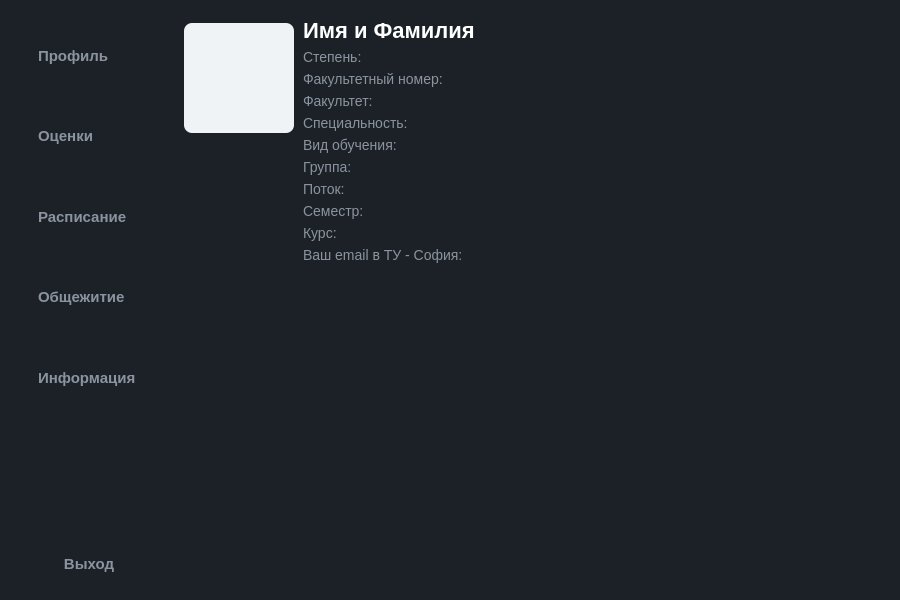
<?xml version="1.0" encoding="UTF-8"?>
<ui version="4.0">
 <class>DashboardWindow</class>
 <widget class="QMainWindow" name="DashboardWindow">
  <property name="geometry">
   <rect>
    <x>0</x>
    <y>0</y>
    <width>900</width>
    <height>600</height>
   </rect>
  </property>
  <property name="sizePolicy">
   <sizepolicy hsizetype="Preferred" vsizetype="Preferred">
    <horstretch>0</horstretch>
    <verstretch>0</verstretch>
   </sizepolicy>
  </property>
  <property name="minimumSize">
   <size>
    <width>900</width>
    <height>600</height>
   </size>
  </property>
  <property name="maximumSize">
   <size>
    <width>900</width>
    <height>600</height>
   </size>
  </property>
  <property name="windowTitle">
   <string>UniApp Dashboard</string>
  </property>
  <property name="styleSheet">
   <string notr="true">QWidget#centralwidget {
    background-color: #1C2128;
}

QPushButton {
    background-color: transparent;
    color: #8B949E;
    font-family: &quot;Segoe UI&quot;, sans-serif;
    font-size: 15px;
    font-weight: bold;
    text-align: left;
    padding: 12px 20px;
    border: none;
    border-radius: 0px;
}

QPushButton:hover {
    background-color: #2D333B;
    color: #FFFFFF;
    border-left: 4px solid #0056A4;
}

QPushButton#btn_logout {
    background-color: transparent;
    color: #8B949E;
    border: 1px solid transparent;
    border-radius: 8px;
    padding: 8px 16px;
    text-align: center;
    font-family: &quot;Segoe UI&quot;, sans-serif;
    font-size: 15px;
    font-weight: bold;
}

QPushButton#btn_logout:hover {
    background-color: rgba(239, 68, 68, 0.15);
    color: #ef4444;
    border: 1px solid rgba(239, 68, 68, 0.3);
}

QPushButton#btn_logout:pressed {
    background-color: #dc2626;
    color: white;
    border: 1px solid #dc2626;
}

QTableWidget {
    background-color: #1C2128;
    color: #FFFFFF;
    font-family: &quot;Segoe UI&quot;, sans-serif;
    font-size: 13px;
    border: none;
    gridline-color: #373E47;
}

QHeaderView::section {
    background-color: #22272E;
    color: #8B949E;
    font-weight: bold;
    padding: 8px;
    border: 1px solid #373E47;
}

/* --- PROFILE --- */

QLabel#lbl_avatar {
    background-color: #F0F3F6;
    border: none;
    border-radius: 8px; 
    padding: 4px;
}

#page_profile QLabel {
    color: #8B949E;
    font-family: &quot;Segoe UI&quot;, sans-serif;
    font-size: 14px;
    font-weight: normal;
    font-style: normal;
}

QLabel#lbl_name {
    color: #FFFFFF;
    font-family: &quot;Segoe UI&quot;, sans-serif;
    font-size: 22px;
    font-weight: bold;
}

/* --- SCHEDULE --- */

QComboBox {
    background-color: #22272E;
    color: #FFFFFF;
    border: 1px solid #373E47;
    border-radius: 6px;
    padding: 4px 12px;
    min-height: 32px; 
    font-family: &quot;Segoe UI&quot;, sans-serif;
    font-size: 14px;
}

QComboBox:hover {
    border: 1px solid #8B949E;
}

QComboBox:!enabled, QComboBox::drop-down:!enabled {
    color: #8B949E;
}

QComboBox::drop-down {
    subcontrol-origin: padding;
    subcontrol-position: top right;
    width: 30px;
    border-left: 1px solid #373E47; 
    border-top-right-radius: 6px;
    border-bottom-right-radius: 6px;
}

QComboBox::down-arrow {
	image: url(:/assets/arrow.svg);
	width: 16px;
	height: 16px;
}

QComboBox::down-arrow:on {
    top: 1px;
}

QComboBox QAbstractItemView {
    background-color: #22272E;
    color: #FFFFFF;
    border: 1px solid #373E47;
    border-radius: 4px;
    selection-background-color: #0056A4;
    selection-color: #FFFFFF;
    outline: none; 
    padding: 4px;
}

/* --- INFO --- */

QLabel#lbl_info_text {
    padding: 20px;
    line-height: 1.6;
    color: #C9D1D9;
    font-size: 14px;
}

QGroupBox {
    border: 1px solid #30363D;
    border-radius: 10px;
    background-color: #161B22;
    margin-top: 15px;
    font-size: 14px;
    color: #FFFFFF;
}

QGroupBox::title {
    subcontrol-origin: margin;
    subcontrol-position: top left;
    left: 10px;
    padding: 0 5px;
}

QLabel#lbl_title {
    font-size: 32px;
    font-weight: 600;
    color: #FFFFFF;
    margin-top: 20px;
    margin-bottom: 5px;
}

QLabel#lbl_slogan {
    font-size: 16px;
    font-style: italic;
    color: #58A6FF;
    margin-bottom: 30px;
}

/* --- DORM --- */

QLabel#label_7 {
    font-size: 24px;
    font-weight: bold;
    color: #FFFFFF;
    margin-bottom: 10px;
    padding-top: 20px;
}

QTableWidget::item {
    padding: 8px 4px;
}

QLabel#label_8 {
    background-color: #21262d;
    border: 1px solid #30363d;
    border-radius: 8px;
    padding: 16px;
    color: #c9d1d9;
    font-size: 14px;
}</string>
  </property>
  <widget class="QWidget" name="centralwidget">
   <layout class="QHBoxLayout" name="horizontalLayout_2">
    <item>
     <layout class="QHBoxLayout" name="horizontalLayout">
      <item>
       <widget class="QWidget" name="menuWidget" native="true">
        <property name="minimumSize">
         <size>
          <width>160</width>
          <height>0</height>
         </size>
        </property>
        <property name="maximumSize">
         <size>
          <width>200</width>
          <height>16777215</height>
         </size>
        </property>
        <layout class="QVBoxLayout" name="verticalLayout">
         <item>
          <widget class="QPushButton" name="btn_profile">
           <property name="sizePolicy">
            <sizepolicy hsizetype="Minimum" vsizetype="Expanding">
             <horstretch>0</horstretch>
             <verstretch>0</verstretch>
            </sizepolicy>
           </property>
           <property name="cursor">
            <cursorShape>PointingHandCursor</cursorShape>
           </property>
           <property name="text">
            <string>Профиль</string>
           </property>
          </widget>
         </item>
         <item>
          <widget class="QPushButton" name="btn_grades">
           <property name="sizePolicy">
            <sizepolicy hsizetype="Minimum" vsizetype="Expanding">
             <horstretch>0</horstretch>
             <verstretch>0</verstretch>
            </sizepolicy>
           </property>
           <property name="cursor">
            <cursorShape>PointingHandCursor</cursorShape>
           </property>
           <property name="text">
            <string>Оценки</string>
           </property>
          </widget>
         </item>
         <item>
          <widget class="QPushButton" name="btn_schedule">
           <property name="sizePolicy">
            <sizepolicy hsizetype="Minimum" vsizetype="Expanding">
             <horstretch>0</horstretch>
             <verstretch>0</verstretch>
            </sizepolicy>
           </property>
           <property name="cursor">
            <cursorShape>PointingHandCursor</cursorShape>
           </property>
           <property name="text">
            <string>Расписание</string>
           </property>
          </widget>
         </item>
         <item>
          <widget class="QPushButton" name="btn_dorm">
           <property name="sizePolicy">
            <sizepolicy hsizetype="Minimum" vsizetype="Expanding">
             <horstretch>0</horstretch>
             <verstretch>0</verstretch>
            </sizepolicy>
           </property>
           <property name="cursor">
            <cursorShape>PointingHandCursor</cursorShape>
           </property>
           <property name="text">
            <string>Общежитие</string>
           </property>
          </widget>
         </item>
         <item>
          <widget class="QPushButton" name="btn_info">
           <property name="sizePolicy">
            <sizepolicy hsizetype="Minimum" vsizetype="Expanding">
             <horstretch>0</horstretch>
             <verstretch>0</verstretch>
            </sizepolicy>
           </property>
           <property name="cursor">
            <cursorShape>PointingHandCursor</cursorShape>
           </property>
           <property name="text">
            <string>Информация</string>
           </property>
          </widget>
         </item>
         <item>
          <spacer name="verticalSpacer">
           <property name="orientation">
            <enum>Qt::Orientation::Vertical</enum>
           </property>
           <property name="sizeType">
            <enum>QSizePolicy::Policy::Fixed</enum>
           </property>
           <property name="sizeHint" stdset="0">
            <size>
             <width>20</width>
             <height>125</height>
            </size>
           </property>
          </spacer>
         </item>
         <item>
          <widget class="QPushButton" name="btn_logout">
           <property name="cursor">
            <cursorShape>PointingHandCursor</cursorShape>
           </property>
           <property name="text">
            <string>Выход</string>
           </property>
          </widget>
         </item>
        </layout>
       </widget>
      </item>
      <item>
       <widget class="QStackedWidget" name="stackedWidget">
        <widget class="QWidget" name="page_profile">
         <layout class="QHBoxLayout" name="horizontalLayout_4">
          <item>
           <layout class="QVBoxLayout" name="verticalLayout_3">
            <item>
             <widget class="QLabel" name="lbl_avatar">
              <property name="sizePolicy">
               <sizepolicy hsizetype="Fixed" vsizetype="Fixed">
                <horstretch>0</horstretch>
                <verstretch>0</verstretch>
               </sizepolicy>
              </property>
              <property name="minimumSize">
               <size>
                <width>110</width>
                <height>110</height>
               </size>
              </property>
              <property name="maximumSize">
               <size>
                <width>100</width>
                <height>100</height>
               </size>
              </property>
              <property name="text">
               <string/>
              </property>
              <property name="pixmap">
               <pixmap resource="resources.qrc">:/assets/logo_tu.png</pixmap>
              </property>
              <property name="alignment">
               <set>Qt::AlignmentFlag::AlignCenter</set>
              </property>
             </widget>
            </item>
            <item>
             <spacer name="verticalSpacer_2">
              <property name="orientation">
               <enum>Qt::Orientation::Vertical</enum>
              </property>
              <property name="sizeHint" stdset="0">
               <size>
                <width>20</width>
                <height>40</height>
               </size>
              </property>
             </spacer>
            </item>
           </layout>
          </item>
          <item>
           <spacer name="horizontalSpacer_2">
            <property name="orientation">
             <enum>Qt::Orientation::Horizontal</enum>
            </property>
            <property name="sizeType">
             <enum>QSizePolicy::Policy::Fixed</enum>
            </property>
            <property name="sizeHint" stdset="0">
             <size>
              <width>3</width>
              <height>20</height>
             </size>
            </property>
           </spacer>
          </item>
          <item>
           <layout class="QVBoxLayout" name="verticalLayout_4">
            <item>
             <widget class="QLabel" name="lbl_name">
              <property name="text">
               <string>Имя и Фамилия</string>
              </property>
             </widget>
            </item>
            <item>
             <widget class="QLabel" name="lbl_degree">
              <property name="text">
               <string>Степень:</string>
              </property>
             </widget>
            </item>
            <item>
             <widget class="QLabel" name="lbl_facultyno">
              <property name="text">
               <string>Факультетный номер:</string>
              </property>
              <property name="textFormat">
               <enum>Qt::TextFormat::PlainText</enum>
              </property>
             </widget>
            </item>
            <item>
             <widget class="QLabel" name="lbl_faculty">
              <property name="text">
               <string>Факультет:</string>
              </property>
              <property name="textFormat">
               <enum>Qt::TextFormat::PlainText</enum>
              </property>
             </widget>
            </item>
            <item>
             <widget class="QLabel" name="lbl_speciality">
              <property name="text">
               <string>Специальность:</string>
              </property>
              <property name="textFormat">
               <enum>Qt::TextFormat::PlainText</enum>
              </property>
             </widget>
            </item>
            <item>
             <widget class="QLabel" name="lbl_typestyding">
              <property name="text">
               <string>Вид обучения:</string>
              </property>
              <property name="textFormat">
               <enum>Qt::TextFormat::PlainText</enum>
              </property>
             </widget>
            </item>
            <item>
             <widget class="QLabel" name="lbl_group">
              <property name="text">
               <string>Группа:</string>
              </property>
              <property name="textFormat">
               <enum>Qt::TextFormat::PlainText</enum>
              </property>
             </widget>
            </item>
            <item>
             <widget class="QLabel" name="lbl_stream">
              <property name="text">
               <string>Поток:</string>
              </property>
              <property name="textFormat">
               <enum>Qt::TextFormat::PlainText</enum>
              </property>
             </widget>
            </item>
            <item>
             <widget class="QLabel" name="lbl_semester">
              <property name="text">
               <string>Семестр:</string>
              </property>
             </widget>
            </item>
            <item>
             <widget class="QLabel" name="lbl_course">
              <property name="text">
               <string>Курс:</string>
              </property>
             </widget>
            </item>
            <item>
             <widget class="QLabel" name="lbl_tuemail">
              <property name="text">
               <string>Ваш email в ТУ - София:</string>
              </property>
             </widget>
            </item>
            <item>
             <spacer name="verticalSpacer_3">
              <property name="orientation">
               <enum>Qt::Orientation::Vertical</enum>
              </property>
              <property name="sizeHint" stdset="0">
               <size>
                <width>20</width>
                <height>40</height>
               </size>
              </property>
             </spacer>
            </item>
           </layout>
          </item>
          <item>
           <spacer name="horizontalSpacer">
            <property name="orientation">
             <enum>Qt::Orientation::Horizontal</enum>
            </property>
            <property name="sizeHint" stdset="0">
             <size>
              <width>40</width>
              <height>20</height>
             </size>
            </property>
           </spacer>
          </item>
         </layout>
        </widget>
        <widget class="QWidget" name="page_grades">
         <layout class="QVBoxLayout" name="verticalLayout_2">
          <item>
           <widget class="QTableWidget" name="tableWidget">
            <column>
             <property name="text">
              <string>Предмет</string>
             </property>
            </column>
            <column>
             <property name="text">
              <string>Тип контроля</string>
             </property>
            </column>
            <column>
             <property name="text">
              <string>Оценка</string>
             </property>
            </column>
            <column>
             <property name="text">
              <string>Поправительная</string>
             </property>
            </column>
            <column>
             <property name="text">
              <string>Итоговая оценка</string>
             </property>
            </column>
           </widget>
          </item>
         </layout>
        </widget>
        <widget class="QWidget" name="page_schedule">
         <layout class="QVBoxLayout" name="verticalLayout_6">
          <item>
           <layout class="QVBoxLayout" name="layout_schedule">
            <item>
             <widget class="QComboBox" name="combo_faculty">
              <property name="font">
               <font>
                <family>Segoe UI</family>
                <pointsize>-1</pointsize>
               </font>
              </property>
             </widget>
            </item>
            <item>
             <widget class="QComboBox" name="combo_speciality">
              <property name="font">
               <font>
                <family>Segoe UI</family>
                <pointsize>-1</pointsize>
               </font>
              </property>
              <property name="currentIndex">
               <number>-1</number>
              </property>
             </widget>
            </item>
            <item>
             <widget class="QComboBox" name="combo_course">
              <property name="font">
               <font>
                <family>Segoe UI</family>
                <pointsize>-1</pointsize>
               </font>
              </property>
             </widget>
            </item>
            <item>
             <widget class="QComboBox" name="combo_stream">
              <property name="font">
               <font>
                <family>Segoe UI</family>
                <pointsize>-1</pointsize>
               </font>
              </property>
              <property name="currentIndex">
               <number>-1</number>
              </property>
             </widget>
            </item>
            <item>
             <widget class="QPushButton" name="btn_open_schedule">
              <property name="cursor">
               <cursorShape>PointingHandCursor</cursorShape>
              </property>
              <property name="text">
               <string>Показать расписание</string>
              </property>
             </widget>
            </item>
            <item>
             <widget class="QPushButton" name="btn_update_data">
              <property name="text">
               <string>Обновить данные</string>
              </property>
             </widget>
            </item>
            <item>
             <spacer name="verticalSpacer_4">
              <property name="orientation">
               <enum>Qt::Orientation::Vertical</enum>
              </property>
              <property name="sizeHint" stdset="0">
               <size>
                <width>20</width>
                <height>40</height>
               </size>
              </property>
             </spacer>
            </item>
           </layout>
          </item>
         </layout>
        </widget>
        <widget class="QWidget" name="page_dorm">
         <layout class="QVBoxLayout" name="verticalLayout_10">
          <item>
           <layout class="QVBoxLayout" name="verticalLayout_9">
            <item>
             <widget class="QLabel" name="label_7">
              <property name="layoutDirection">
               <enum>Qt::LayoutDirection::RightToLeft</enum>
              </property>
              <property name="text">
               <string>Общежитие</string>
              </property>
              <property name="alignment">
               <set>Qt::AlignmentFlag::AlignCenter</set>
              </property>
             </widget>
            </item>
            <item>
             <widget class="QLabel" name="label_8">
              <property name="text">
               <string>Информация об общежитии</string>
              </property>
              <property name="wordWrap">
               <bool>true</bool>
              </property>
             </widget>
            </item>
            <item>
             <spacer name="verticalSpacer_6">
              <property name="orientation">
               <enum>Qt::Orientation::Vertical</enum>
              </property>
              <property name="sizeType">
               <enum>QSizePolicy::Policy::Fixed</enum>
              </property>
              <property name="sizeHint" stdset="0">
               <size>
                <width>20</width>
                <height>350</height>
               </size>
              </property>
             </spacer>
            </item>
           </layout>
          </item>
         </layout>
        </widget>
        <widget class="QWidget" name="page_info">
         <layout class="QVBoxLayout" name="verticalLayout_7">
          <item>
           <layout class="QVBoxLayout" name="verticalLayout_5">
            <item>
             <widget class="QLabel" name="lbl_title">
              <property name="font">
               <font>
                <family>Segoe UI Semibold</family>
                <pointsize>-1</pointsize>
                <fontweight>DemiBold</fontweight>
               </font>
              </property>
              <property name="text">
               <string>UniApp</string>
              </property>
              <property name="alignment">
               <set>Qt::AlignmentFlag::AlignCenter</set>
              </property>
             </widget>
            </item>
            <item>
             <widget class="QLabel" name="lbl_slogan">
              <property name="text">
               <string>Make it easy.</string>
              </property>
              <property name="alignment">
               <set>Qt::AlignmentFlag::AlignHCenter|Qt::AlignmentFlag::AlignTop</set>
              </property>
             </widget>
            </item>
            <item>
             <widget class="QGroupBox" name="groupBox">
              <property name="title">
               <string>Техническая информация</string>
              </property>
              <property name="alignment">
               <set>Qt::AlignmentFlag::AlignCenter</set>
              </property>
              <layout class="QVBoxLayout" name="verticalLayout_8">
               <item>
                <widget class="QLabel" name="lbl_info_text">
                 <property name="text">
                  <string>&lt;p style=&quot;line-height: 160%;&quot;&gt;
    &lt;span style=&quot;color: #8B949E;&quot;&gt;Версия:&lt;/span&gt; 1.0.0 (Release)&lt;br&gt;
    &lt;span style=&quot;color: #8B949E;&quot;&gt;Дата сборки:&lt;/span&gt; 7 августа 2026 г.&lt;br&gt;
    &lt;span style=&quot;color: #8B949E;&quot;&gt;Стек:&lt;/span&gt; C++ / Qt 6.11, Python 3.14.6&lt;br&gt;
    &lt;br&gt;
    &lt;span style=&quot;color: #8B949E;&quot;&gt;Разработчик:&lt;/span&gt; fomzzer&lt;br&gt;
    &lt;br&gt;
    &lt;span style=&quot;color: #58A6FF;&quot;&gt;GitHub:&lt;/span&gt; github.com/fomzzer/UniApp&lt;br&gt;
    &lt;span style=&quot;color: #58A6FF;&quot;&gt;Email:&lt;/span&gt; fomzzer@gmail.com
&lt;/p&gt;</string>
                 </property>
                </widget>
               </item>
              </layout>
             </widget>
            </item>
           </layout>
          </item>
          <item>
           <spacer name="verticalSpacer_5">
            <property name="orientation">
             <enum>Qt::Orientation::Vertical</enum>
            </property>
            <property name="sizeType">
             <enum>QSizePolicy::Policy::Fixed</enum>
            </property>
            <property name="sizeHint" stdset="0">
             <size>
              <width>20</width>
              <height>100</height>
             </size>
            </property>
           </spacer>
          </item>
         </layout>
        </widget>
       </widget>
      </item>
     </layout>
    </item>
   </layout>
  </widget>
 </widget>
 <resources>
  <include location="resources.qrc"/>
 </resources>
 <connections/>
</ui>
